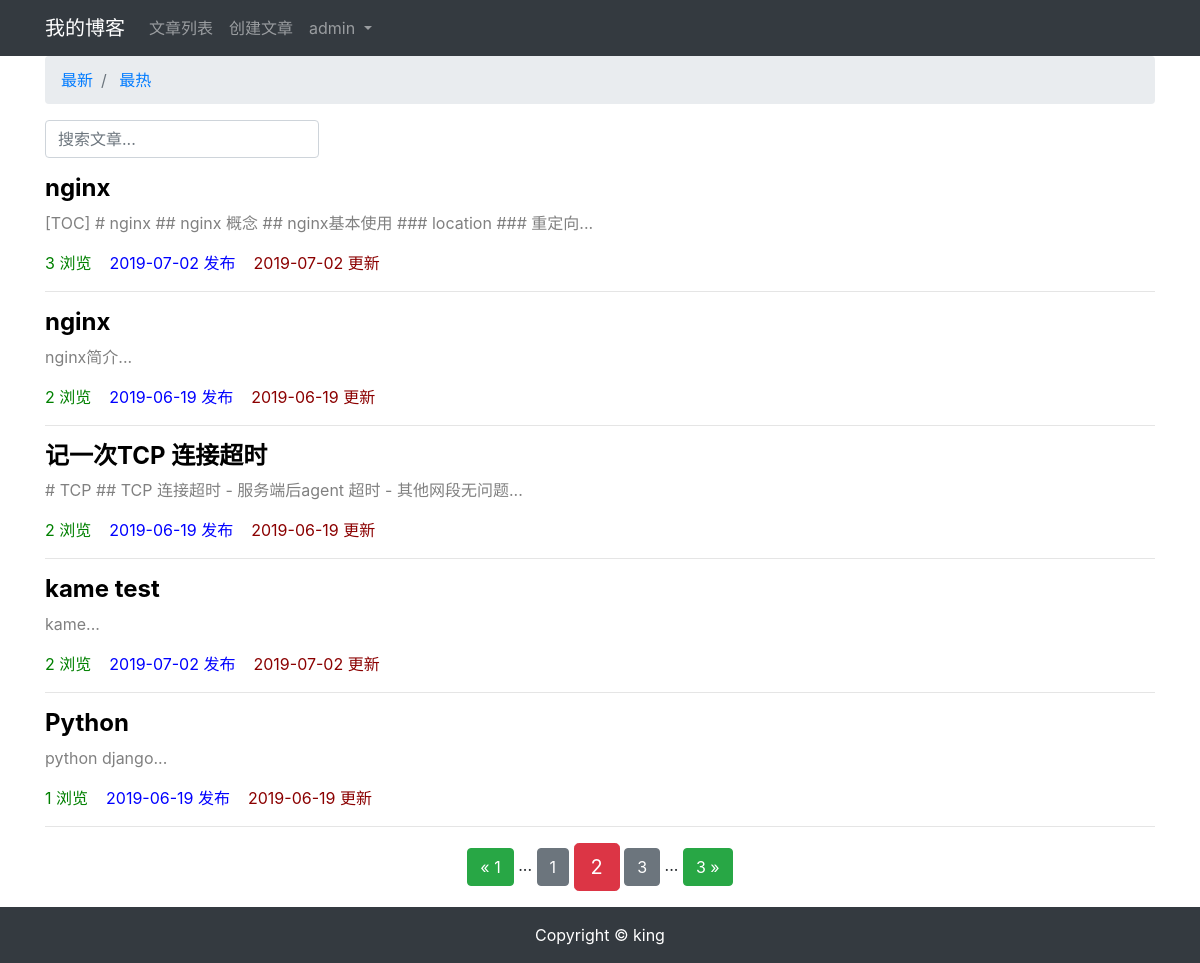
The app's page /article/article-list/?page=2 (signed in) with its own data.
### article/models.py (models this page shows, shortened)
class User(AbstractUser):
    class Meta(AbstractUser.Meta):
        verbose_name = '用户'
        verbose_name_plural = '用户'

class ArticlePost(models.Model):
    author = models.ForeignKey(User, on_delete=models.CASCADE)
    title = models.CharField(max_length=100)
    body = models.TextField()
    views_counts = models.PositiveIntegerField(default=0)
    created = models.DateTimeField(default=timezone.now)
    updated = models.DateTimeField(auto_now=True)
    class Meta:
        ordering = ('-views_counts',)
        verbose_name = '文章'
        verbose_name_plural = verbose_name

### article/views.py (the view)
# urls.py: path('article-list/', views.article_list, name='article_list'),
def article_list(request):
    search = request.GET.get('search')
    order = request.GET.get('order')
    if search:
        if order == 'views_counts':
            article_list = ArticlePost.objects.filter(
                Q(title__icontains=search) |
                Q(body__icontains=search)
            ).order_by('-views_counts')
        else:
            article_list = ArticlePost.objects.filter(
                Q(title__icontains=search) |
                Q(body__icontains=search)
            )
    else:
        search = ''
        if order == 'total_views':
            article_list = ArticlePost.objects.all().order_by('-total_views')
        else:
            article_list = ArticlePost.objects.all()
    paginator = Paginator(article_list, 5)
    page = request.GET.get('page')
    articles = paginator.get_page(page)
    context = {'articles': articles}
    return render(request, 'article/article_list.html', context)

### templates/article/article_list.html (shortened to what this page needs)
{% extends "base.html" %}
{% load staticfiles %}
{% block content %}
<div class="container">
    <nav aria-label="breadcrumb">
        <ol class="breadcrumb">
            <li class="breadcrumb-item">
                <a href="{% url 'article:article_list' %}?search={{ search }}">
                    最新
                </a>
            </li>
            <li class="breadcrumb-item">
                <a href="{% url 'article:article_list' %}?order=views_counts&search={{ search }}">
                    最热
                </a>
            </li>
        </ol>
    </nav>
    <div class="row">
        <div class="col-auto mr-auto">
            <form class="form-inline">
                <input type="text" class="form-control mb-2 mr-sm-2" name="search" placeholder="搜索文章..." required>
            </form>
        </div>
    </div>
    <div class="row mt-2">
        {% for article in articles %}
        <div class="col-12">
            <h4>
                <b>
                    <a href="{% url 'article:article_detail' article.id %}" style="color: black;">
                        {{ article.title }}
                    </a>
                </b>
            </h4>
            <div>
                <p style="color: gray;">
                    {{ article.body|slice:'100' }}...
                </p>
            </div>
            <p>
                <span style="color: green;">
                    {{ article.views_counts }} 浏览&nbsp;&nbsp;&nbsp;
                </span>
                <span style="color: blue;">
                    {{ article.created|date:'Y-m-d' }} 发布&nbsp;&nbsp;&nbsp;
                </span>
                <span style="color: darkred;">
                    {{ article.updated|date:'Y-m-d' }} 更新
                </span>
            </p>
            <hr>
        </div>
        {% endfor %}
    </div>
    <div class="pagination row">
        <div class="m-auto">
            <span class="step-links">
                {% if articles.has_previous %}
                <a href="?page=1" class="btn btn-success">
                    &laquo; 1
                </a>
                <span>...</span>
                <a href="?page={{ articles.previous_page_number }}" class="btn btn-secondary">
                    {{ articles.previous_page_number }}
                </a>
                {% endif %}
                <span class="current btn btn-danger btn-lg">
                    {{ articles.number }}
                </span>
                {% if articles.has_next %}
                <a href="?page={{ articles.next_page_number }}" class="btn btn-secondary">
                    {{ articles.next_page_number }}
                </a>
                <span>...</span>
                <a href="?page={{ articles.paginator.num_pages }}" class="btn btn-success">
                    {{ articles.paginator.num_pages }} &raquo;
                </a>
                {% endif %}
            </span>
        </div>
    </div>
</div>
{% endblock content %}

### templates/header.html (shortened to what this page needs)
<nav class="navbar navbar-expand-lg navbar-dark bg-dark">
    <div class="container">
        <a class="navbar-brand" href="{% url 'article:index' %}">我的博客</a>
        <div class="collapse navbar-collapse" id="navbarSupportedContent">
            <ul class="navbar-nav">
                <li class="nav-item">
                    <a class="nav-link" href="{% url 'article:article_list' %}">文章列表</a>
                </li>
                {% if user.is_authenticated %}
                <li class="nav-item">
                    <a class="nav-link" href="{% url 'article:article_create' %}">创建文章</a>
                </li>
                <li class="nav-item dropdown">
                    <a class="nav-link dropdown-toggle" href="#" id="navbarDropdown" role="button"
                        data-toggle="dropdown" aria-haspopup="true" aria-expanded="false">
                        {{ user.username }}
                    </a>
                </li>
                {% endif %}
            </ul>
        </div>
    </div>
</nav>

### records on screen
User: username "admin"
ArticlePost: title "nginx", body "[TOC] # nginx ## nginx 概念 ## nginx基本使用 ### location ### 重定向", views_counts "3", created "2019-07-02", updated "2019-07-02"
ArticlePost: title "nginx", body "nginx简介", views_counts "2", created "2019-06-19", updated "2019-06-19"
ArticlePost: title "记一次TCP 连接超时", body "# TCP ## TCP 连接超时 - 服务端后agent 超时 - 其他网段无问题", views_counts "2", created "2019-06-19", updated "2019-06-19"
ArticlePost: title "kame test", body "kame", views_counts "2", created "2019-07-02", updated "2019-07-02"
ArticlePost: title "Python", body "python django", views_counts "1", created "2019-06-19", updated "2019-06-19"

### other values on screen
{{ articles.previous_page_number }} "1"
{{ articles.number }} "2"
{{ articles.next_page_number }} "3"
{{ articles.paginator.num_pages }} "3"
